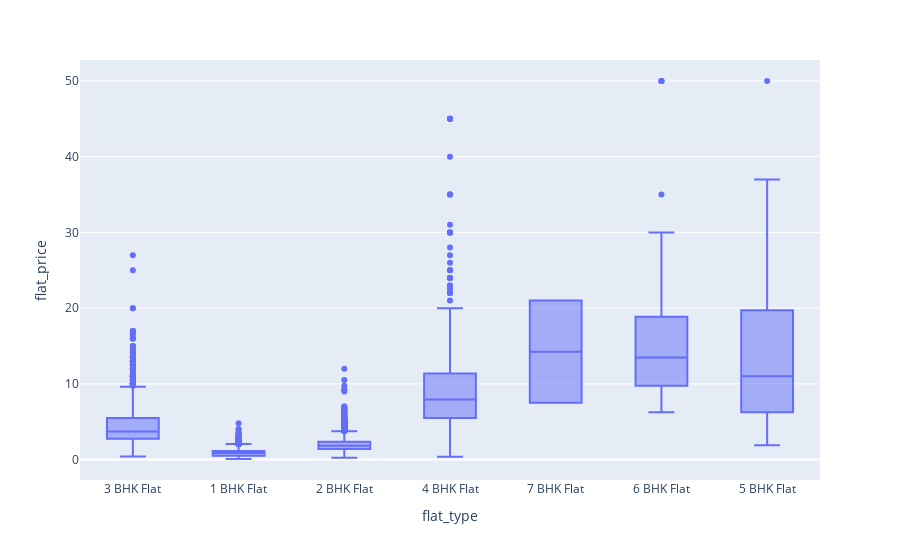

Notebook cell for this chart:
### Code cell
px.box(df,x='flat_type',y='flat_price')

### Figure 1 — Plotly figure (JSON) as saved in the notebook; plotly's stock layout.template omitted (floating-point values rounded to 4 significant figures; data arrays with more than 128 entries replaced by an {"elided": "..."} marker saying what was removed)
{"data": [{"alignmentgroup": "True", "hovertemplate": "flat_type=%{x}<br>flat_price=%{y}<extra></extra>", "legendgroup": "", "marker": {"color": "#636efa"}, "name": "", "notched": false, "offsetgroup": "", "orientation": "v", "showlegend": false, "type": "box", "x": {"elided": "9571 str values"}, "x0": " ", "xaxis": "x", "y": {"elided": "9571 float values"}, "y0": " ", "yaxis": "y"}], "layout": {"boxmode": "group", "legend": {"tracegroupgap": 0}, "margin": {"t": 60}, "xaxis": {"anchor": "y", "domain": [0, 1], "title": {"text": "flat_type"}}, "yaxis": {"anchor": "x", "domain": [0, 1], "title": {"text": "flat_price"}}}}
